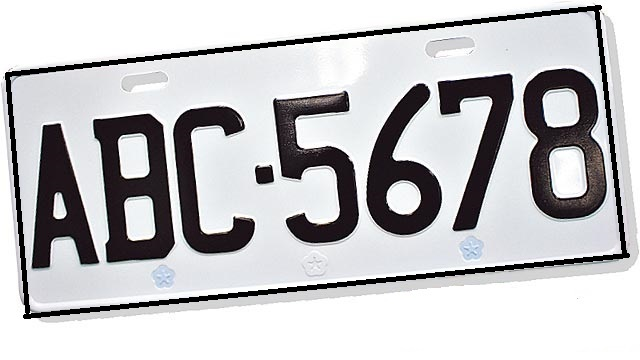
%> input picture 原圖.jpg, 640 x 360 px
$ octave MTF.m   (GNU Octave 9; MATLAB toolbox functions it lacks are replaced by stand-ins)
%> lines starting %> are read from the running program, lines starting %| are printed output that depends on the picture; in (x1, y1, x2, y2) boxes, pixels count from 0 and x2, y2 are one past the last pixel; in counts of white or black regions, pixels touching at a corner belong together; the program's own positions count from 1
clear all
clc
close all;
% ----------------------------------------------------採集與讀取圖像
[fn,pn,fi] = uigetfile('*.jpg','請選擇所要識別的圖片'); %讀取圖像
%> the answer given: 原圖.jpg
%-----------------------------------------------------fn表示圖片的名字，pn表示圖片的路徑，fi表示選擇的文件類型
bw = imread([pn fn]);                                 % 讀取圖像 參數爲圖像名稱和圖像路徑
%> bw is the input picture: size 360x640x3 uint8; mean R, G, B 194, 193.6, 195.8
subplot(121), imshow(rgb2gray(bw));                             %顯示圖像函數/%顯示原始圖像
title('原始圖像');                                     %顯示原始圖像
take=rgb2gray(bw);
qingxiejiao = rando_get(bw)                           %調用函數，獲取傾斜角
bw1 = imrotate(bw,qingxiejiao,'bilinear','crop');     %圖像進行位置矯正
%-----------------------------------------------------取值爲負值向右旋轉 並選區雙線性插值 並輸出同樣尺寸的圖像
subplot(122), imshow(rgb2gray(bw1));                            % 顯示修正後的圖像
title('傾斜校正');
take1=rgb2gray(bw1);

%%
function qingxiejiao=rando_get(I)
I1 = rgb2gray(I);                                     %轉換爲灰度圖像
I2 = wiener2(I1, [5, 5]);                             %二維維納濾波函數去除離散噪聲點
I3 = edge(I2, 'canny');                               %利用邊緣檢測，減少干擾
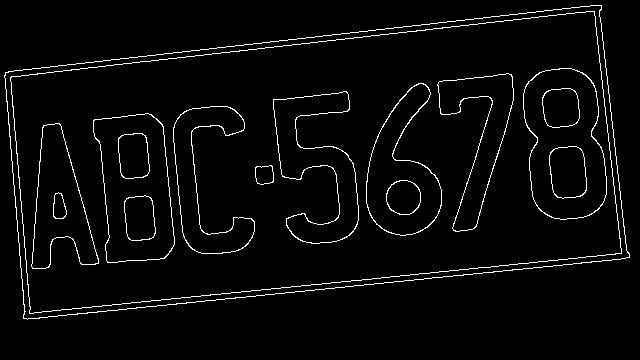
%> I3: size 360x640 logical; 3.4% white in thin lines or dots, all inside (x1, y1, x2, y2) = (4, 5, 630, 320)
%figure,imshow(I3);%可用來顯示圖像邊界
theta = 1:180;                                        %就是要投影方向的角度
[R,xp] = radon(I3,theta);                             %沿某個方向theta做radon變換，結果是向量
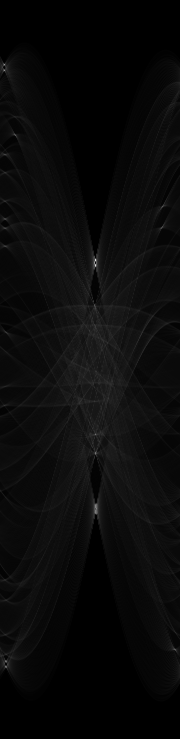
%> R: size 739x180 double; min 0, max 234.2, mean 10.5
%> xp = 739 values from -369 to 369
%所得R(p,alph)矩陣的每一個點爲對I3基於（p,alph）的線積分,其每一個投影的方向對應一個列向量
[r,c] = find(R>=max(max(R)));  %檢索矩陣R中最大值所在位置，提取行列標
%> r = 261; c = 96
% max(R)找出每個角度對應的最大投影角度 然在對其取最大值，即爲最大的傾斜角即90度
J=c;  %由於R的列標就是對應的投影角度
%> J = 96
qingxiejiao=90-c; %計算傾斜角
%> qingxiejiao = -6
%> `bw1 = imrotate(bw,qingxiejiao,'bilinear','crop');`:
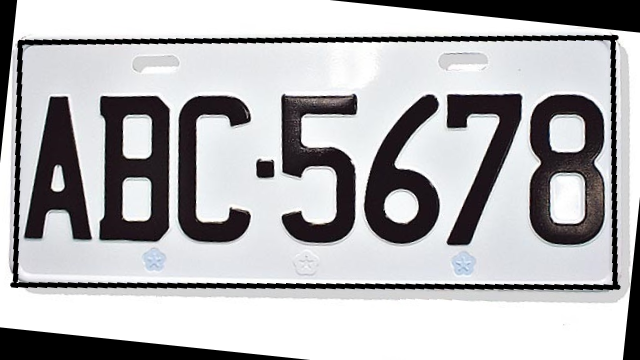
%> bw1: size 360x640x3 uint8; mean R, G, B 179.7, 179.3, 181.5
end
